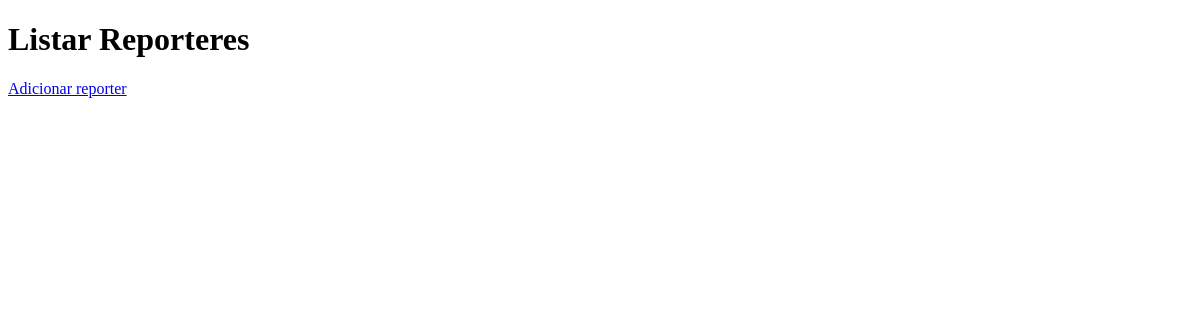
Page /list_reporters/ on the earlier database version.
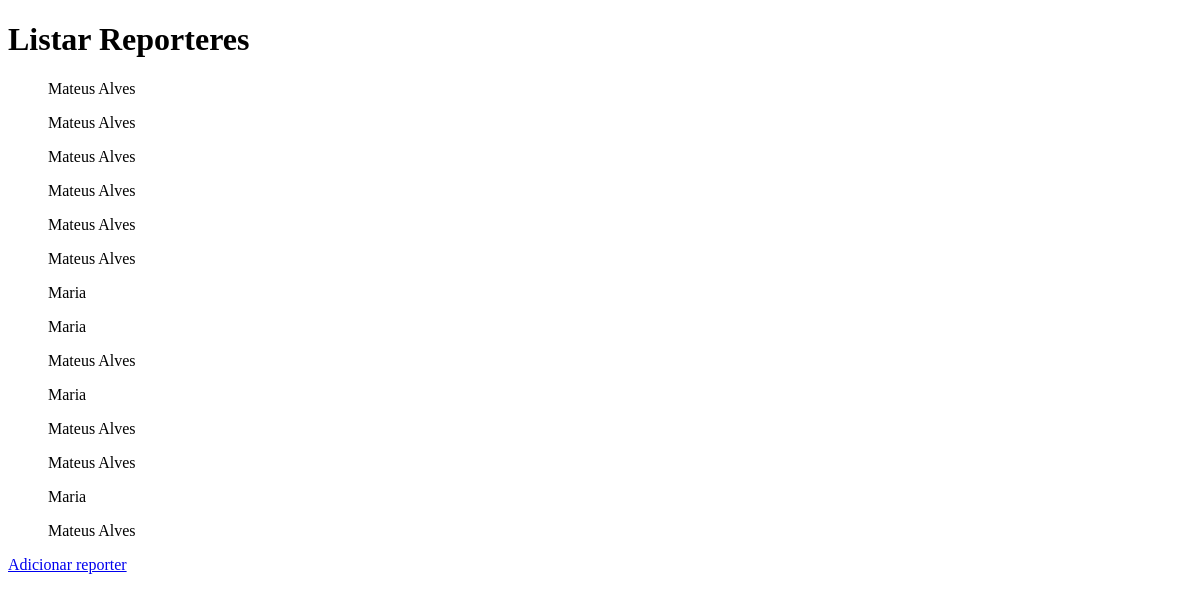
Same page on the later database version.
### myapp/models.py (models this page shows, shortened)
class Reporter(models.Model):
    nome = models.CharField(max_length=70)

### myapp/views.py (the view)
# urls.py: path('list_reporters/', views.list_reporters, name='list_reporters'),
def list_reporters(request):
    reporters = Reporter.objects.all()
    return render(request, "list_reporters.html", {'reporters': reporters})

### myapp/templates/list_reporters.html (shortened to what this page needs)
<!DOCTYPE html>
<html>
    <head>
    </head>
    <body>
        <h1>Listar Reporteres</h1>
        <ul>
            {%for reporter in reporters %}
                <p>{{reporter.nome}}</p>
            {% endfor %}
        </ul>
        <a href="{% url 'add_reporter' %}">Adicionar reporter</a>
    </body>
</html>

Differences in the rows shown:
added Reporter: nome "Mateus Alves"
added Reporter: nome "Mateus Alves"
added Reporter: nome "Mateus Alves"
added Reporter: nome "Mateus Alves"
added Reporter: nome "Mateus Alves"
added Reporter: nome "Mateus Alves"
added Reporter: nome "Maria"
added Reporter: nome "Maria"
added Reporter: nome "Mateus Alves"
added Reporter: nome "Maria"
added Reporter: nome "Mateus Alves"
added Reporter: nome "Mateus Alves"
added Reporter: nome "Maria"
added Reporter: nome "Mateus Alves"
